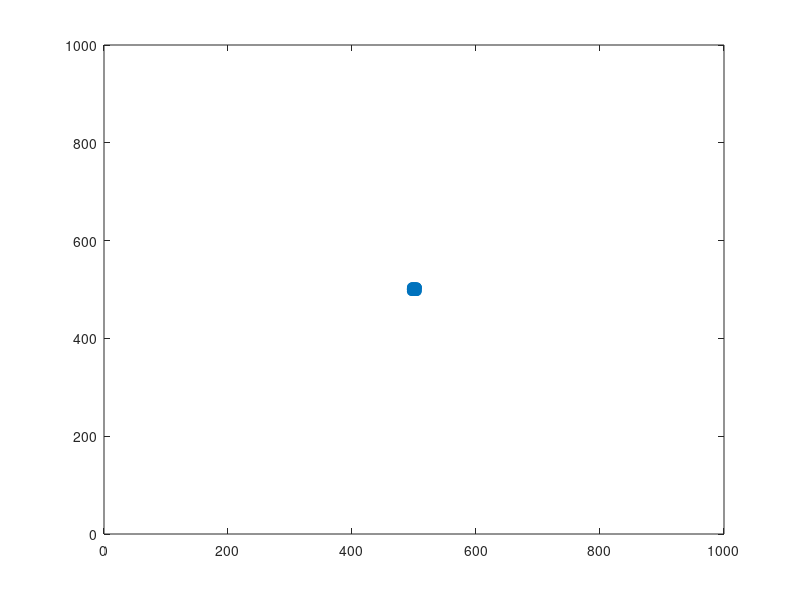

The MATLAB source for this figure:
 close all
 figure();

        screenwidth = 1000;
        screenheight = 1000;
        screenmargin = .79;
        graphicwidth = 200;
        graphicheight = 200;
        maxscreenmargin = 1 - max(graphicwidth/screenwidth, graphicheight/screenheight)
        x = randi(round(screenwidth*(1-screenmargin))-graphicwidth, [100 1]) + graphicwidth/2 + screenwidth*screenmargin/2;
        y = randi(round(screenheight*(1-screenmargin))-graphicheight, [100 1]) + graphicheight/2 + screenheight*screenmargin/2;
  

plot(x,y,'o');       
xlim([0 screenwidth]);
ylim([0 screenheight]);